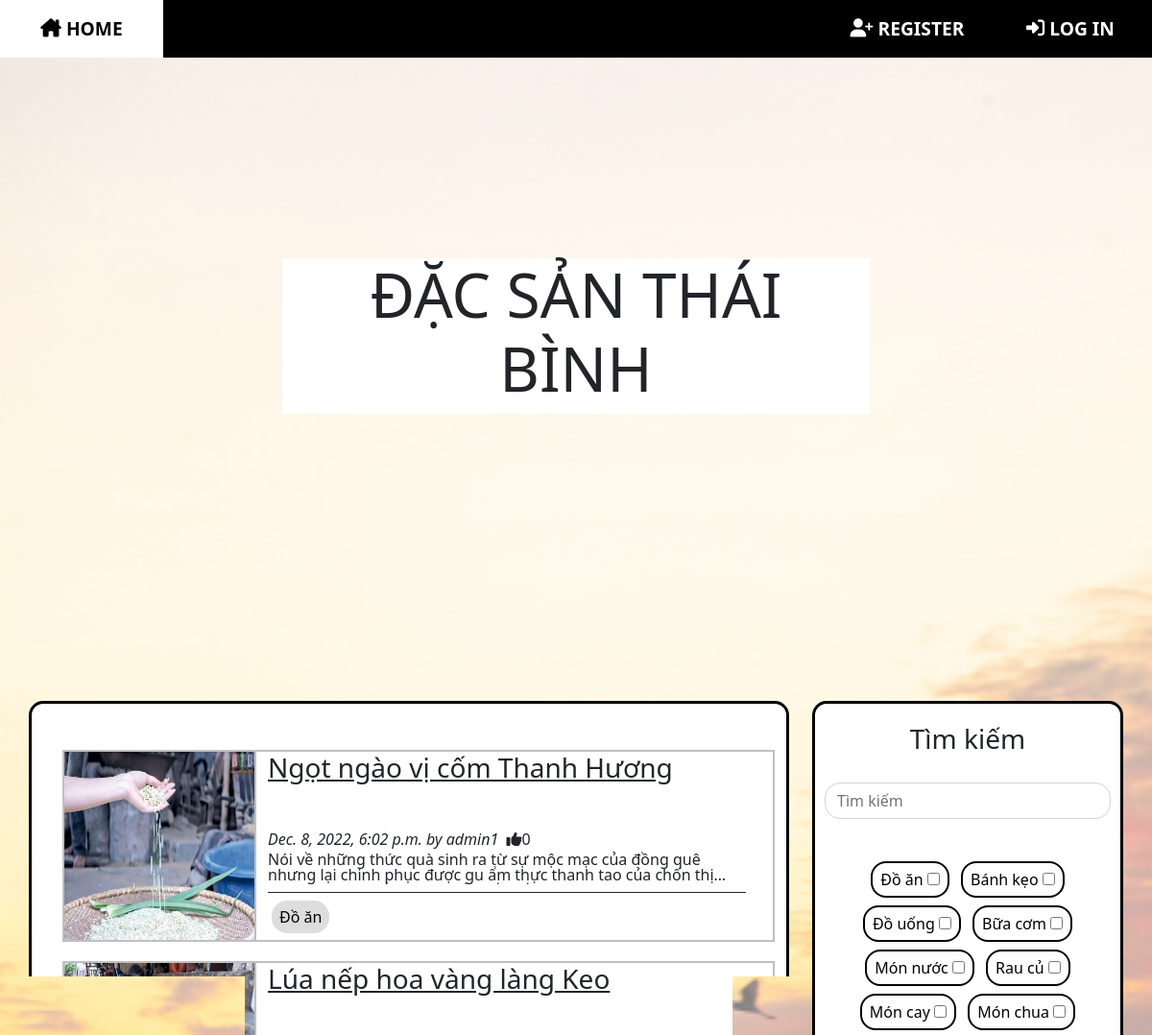
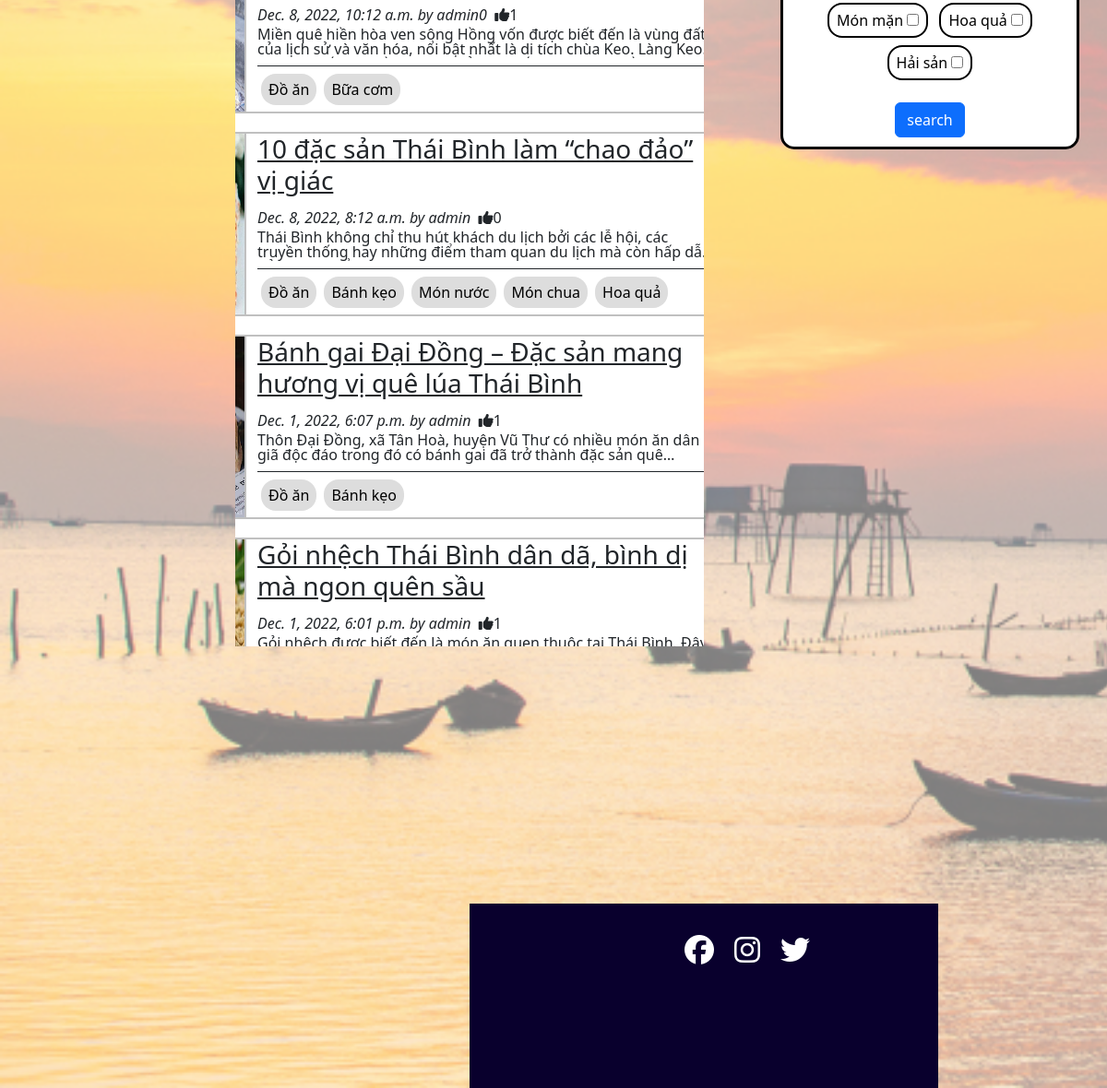
The page / on the database its author committed (2 pictures, top to bottom).
### blog/models.py (models this page shows, shortened)
class Post(models.Model):
    class NewManager(models.Manager):
        def get_queryset(self):
            return super().get_queryset().filter(status='published')
    options = (
        ('draft', 'Draft'),
        ('published', 'Published'),
    )
    title = models.CharField(max_length=250)
    category = models.ManyToManyField(
        Category, blank=True, related_name='posts')
    excerpt = models.TextField(blank=True, null=True)
    slug = models.SlugField(max_length=250, unique_for_date='publish')
    image = models.FileField(
        upload_to='static/thumbnail/', default='static/thumbnail/default/default.jpg')
    publish = models.DateTimeField(default=timezone.now)
    author = models.ForeignKey(
        User, on_delete=models.CASCADE, related_name='blog_posts')
    content = RichTextUploadingField(null=True)
    status = models.CharField(max_length=10, choices=options, default='draft')
    likes = models.ManyToManyField(User, blank=True, related_name='likes')
    bookmark = models.ManyToManyField(
        User, blank=True, related_name='bookmark')
    objects = models.Manager()  # default manager
    newmanager = NewManager()  # custom manager
    def get_absolute_url(self):
        return reverse('blog:post_single', args=[self.slug])
    class Meta:
        ordering = ('-publish',)

class Category(models.Model):
    name = models.CharField(max_length=100)
    def __str__(self):
        return self.name

### blog/views.py (the view)
# urls.py: path('', views.home, name='homepage'),
def home(request):
    posts = standard_filter(request)
    list = pagination(request, posts)
    return render(request, 'blog/index.html', {'posts': posts, 'categorys': Category.objects.all(), 'list': list})

### blog/views.py (called while the page is built)
def pagination(request, posts):
    obj = posts
    page_n = request.GET.get('page')
    p = Paginator(obj, 5)
    list = p.get_page(page_n)
    return list

def standard_filter(request):
    posts = Post.newmanager.all()
    user = request.user
    if user.is_superuser or user.is_staff:
        if user.is_superuser:
            posts = Post.objects.all()
        else:
            posts = Post.objects.filter(
                Q(status='published')) | Post.objects.filter(Q(author=user, status='draft'))
    return posts

### templates/blog/index.html (shortened to what this page needs)
{% extends "base/base.html" %} {% block title %} {%if bookmark_page%} Đã đánh dấu {%else%} Đặc sản Thái Bình {%endif%} {% endblock %} {% load static %}{% block content %} {%include "base/nav-bar.html"%}
<div class="bgpic"><img src="{% static 'Bien-Thai-Binh.jpg' %}" /></div>
<div class="col">
    <div class="row" id="row-titlecard">
        <div class="titlecard">
            <h1 style="font-size:400%">{%if bookmark_page%} ĐÃ ĐÁNH DẤU {%else%} ĐẶC SẢN THÁI BÌNH {%endif%}</h1>
        </div>
    </div>
    <div class="row ">
        <div class="col-8">
            <div class="container">
                 {% include "blog/list.html" %}
            </div>
        </div>
        <div class="col-4">
            {% include "blog/searchbox.html" %}
        </div>
    </div>
    {%include "base/footer.html"%}
</div>
{% endblock %}

### templates/blog/list.html (shortened to what this page needs)
{%block content%}
<div class="col pt-5">
    {% for post in list %}
    <div class="post-container row">
        <div class="col-3 post-thumbnail ">
            <img src="/{{post.image}}" />
        </div>
        <div class="col-9 post-detail">
            <div class="post-title">
                <h3>
                    <a class="text-dark" href="{{post.get_absolute_url}} ">{{post.title}}</a>
                </h3>
            </div>
            <div class="post-meta">
                <em>{{post.publish}} by {{post.author}}</em> &nbsp; <i class="fa-sharp fa-solid fa-thumbs-up" {%if user in post.likes.all %} style="color: blue;" {%endif%}></i> {{post.likes.count}}
            </div>
            <div class="post-excerpt">
                <p>{{post.excerpt}}</p>
            </div>
            <div class="post-cat">
                {% for tag in post.category.all %}
                <a class="tag-btn" href="/search/?q=&c={{tag.id}}">{{tag}}</a>{%endfor%}
            </div>
        </div>
    </div>
    {% endfor %}
</div>
<nav aria-label="Page navigation example">
    <ul class="pagination" style="text-align: center;">
        <li class="page-item active"><a class="page-link" href="?page={{list.number}}">{{list.number}}</a></li>
        {%if list.has_next%}
        <li class="page-item"><a class="page-link" href="?page={{list.next_page_number}}">{{list.next_page_number}}</a></li>
        <li class="page-item"><a class="page-link" href="?page={{list.next_page_number}}">></a></li>
        <li class="page-item"><a class="page-link" href="?page={{list.paginator.num_pages}}">Last</a></li>
        {%endif%}
    </ul>
</nav>
{%endblock%}

### templates/blog/searchbox.html
{% load static %} {% block content %}
<link href="{% static 'style.css' %}" rel="stylesheet">
<div class="search-box">
    <form role="search" method="get" action="/search/">
        <h3>Tìm kiếm</h3>
        <div class="search-bar">
            <input class="form-control me-5" name="q" type="search" placeholder="Tìm kiếm" aria-label="Search">
        </div>
        <div class="tag-bar">
            {% for tag in categorys.all%}
            <div class="tag-checkbox">
                <label for="{{tag}}" class="">{{tag.name}}</label>
                <input name="c" type="checkbox" id="{{tag}}" value="{{tag.pk}}">
            </div>
            {%endfor%}
        </div>
        <button class="btn btn-primary" type="submit">search </button>
    </form>
</div>
{% endblock %}

### static/style.css (style rules this page uses)
* { box-sizing: border-box; padding: 0; margin: 0; }
.bgpic { width: 100%; height: 100%; position: fixed; z-index: -1; opacity: 0.5; }
.container { border: solid black; border-radius: 15px; background-color: white; margin: 30px; padding-bottom: 50px; min-height: 1000px; }
.titlecard { background-color: white; width: 50%; text-align: center; align-self: center; margin-right: auto; margin-left: auto; }
#row-titlecard { height: 700px; }
.search-box { border: solid black; display: flex; flex-direction: column; align-items: center; border-radius: 15px; background-color: white; min-height: 400px; position: sticky; top: 70px; margin: 30px; padding: 20px 10px 10px 10px; }
.search-box form { display: flex; flex-direction: column; align-items: center; }
.search-bar { margin-top: 20px; margin-bottom: 20px; }
.tag-bar { margin: 20px 10px 20px 10px; text-align: center; }
.tag-checkbox { border: black solid 2px; color: black; padding: 5px 8px; text-align: center; text-decoration: none; display: inline-block; margin: 4px; cursor: pointer; border-radius: 16px; min-width: 55px; }
.form-control { border-radius: 1rem; }
.post-container { position: relative; background-color: white; border: solid #C0C0C0 2px; margin: 0 0 20px 20px; height: 200px; max-width: 800px; overflow: hidden; }
.post-container .post-thumbnail { position: absolute; padding: 0; border-right: inherit; overflow: hidden; height: 100%; width: 200px; }
.post-container .post-thumbnail img { width: 100%; height: 100%; }
.post-container .post-detail { position: relative; left: 200px; }
.post-container .post-detail .post-title { position: absolute; margin-bottom: 10px; height: 70px; width: 90%; overflow: hidden; text-overflow: ellipsis; display: -webkit-box; line-height: 40px; -webkit-line-clamp: 2; -webkit-box-orient: vertical; }
.post-container .post-detail .post-excerpt { position: absolute; bottom: 45px; margin-bottom: 13px; height: 34px; width: 90%; overflow: hidden; text-overflow: ellipsis; display: -webkit-box; line-height: 16px; -webkit-line-clamp: 2; -webkit-box-orient: vertical; }
.post-container .post-detail .post-cat { position: absolute; bottom: 0px; border-top: solid 1px; height: 50px; width: 90%; text-overflow: ellipsis; overflow: hidden; display: flex; align-items: center; }
.post-container .post-detail .post-meta { position: absolute; bottom: 95px; font-size: medium; height: 18px; width: 90%; overflow: hidden; text-overflow: ellipsis; display: -webkit-box; line-height: 15px; }
.tag-btn { background-color: #ddd; border: none; color: black; padding: 5px 8px; text-align: center; text-decoration: none; display: inline-block; margin: 4px; cursor: pointer; border-radius: 16px; min-width: 55px; }
.pagination { margin-top: 60px; display: flex; justify-content: center; }
.active>.page-link { z-index: 0; }

### rows shown on the page
Post: image (picture), title "Ngọt ngào vị cốm Thanh Hương", publish "Dec. 8, 2022, 6:02 p.m.", author "admin1", likes.count "0", excerpt "Nói về những thức quà sinh ra từ sự mộc mạc của đồng quê nhưng lại chinh phục được gu ẩm thực thanh tao của chốn…"
Category: name "Đồ ăn"
Post: image (picture), title "Lúa nếp hoa vàng làng Keo", publish "Dec. 8, 2022, 10:12 a.m.", author "admin0", likes.count "1", excerpt "Miền quê hiền hòa ven sông Hồng vốn được biết đến là vùng đất của lịch sử và văn hóa, nổi bật nhất là di tích chùa Keo. Làng…"
Category: name "Bữa cơm"
Post: image (picture), title "10 đặc sản Thái Bình làm “chao đảo” vị giác", publish "Dec. 8, 2022, 8:12 a.m.", author "admin", likes.count "0", excerpt "Thái Bình không chỉ thu hút khách du lịch bởi các lễ hội, các truyền thống hay những điểm tham quan du lịch mà còn hấp…"
Category: name "Bánh kẹo"
Category: name "Món nước"
Category: name "Món chua"
Category: name "Hoa quả"
Post: image (picture), title "Bánh gai Đại Đồng – Đặc sản mang hương vị quê lúa Thái Bình", publish "Dec. 1, 2022, 6:07 p.m.", author "admin", likes.count "1", excerpt "Thôn Đại Đồng, xã Tân Hoà, huyện Vũ Thư có nhiều món ăn dân giã độc đáo trong đó có bánh gai đã trở thành đặc sản…"
Post: image (picture), title "Gỏi nhệch Thái Bình dân dã, bình dị mà ngon quên sầu", publish "Dec. 1, 2022, 6:01 p.m.", author "admin", likes.count "1", excerpt "Gỏi nhệch được biết đến là món ăn quen thuộc tại Thái Bình. Đây là món ăn có vị ngon ngot, dai và cách cuốn gỏi cũng vô cùng…"
Category: name "Đồ uống"
Category: name "Rau củ"
Category: name "Món cay"
Category: name "Món mặn"
Category: name "Hải sản"
